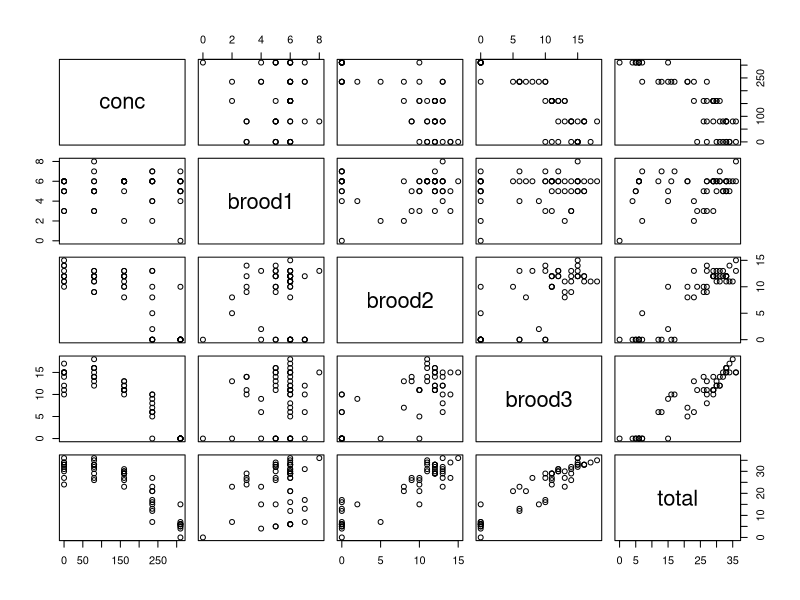

R code for this plot:
## ---- chunk 1
nitrofen <- read.csv("nitrofen.csv", row.names=1)
print(nitrofen)
## ---- chunk 2
plot(nitrofen)
## ---- chunk 3
nitrofen.summary <- function(x) {   c(Min = min(x),
                                    SD = sd(x),
                                    Q1 = quantile(x, 0.25),
                                    IQR = IQR(x),
                                    Mean = mean(x),
                                    Med = median(x),
                                    Q3 = quantile(x, 0.75),
                                    Max = max(x),
                                    Range = (range(x)[2] - range(x)[1]),
                                    Var = var(x),
                                    Len = length(x) )
}
sapply(nitrofen, nitrofen.summary)
